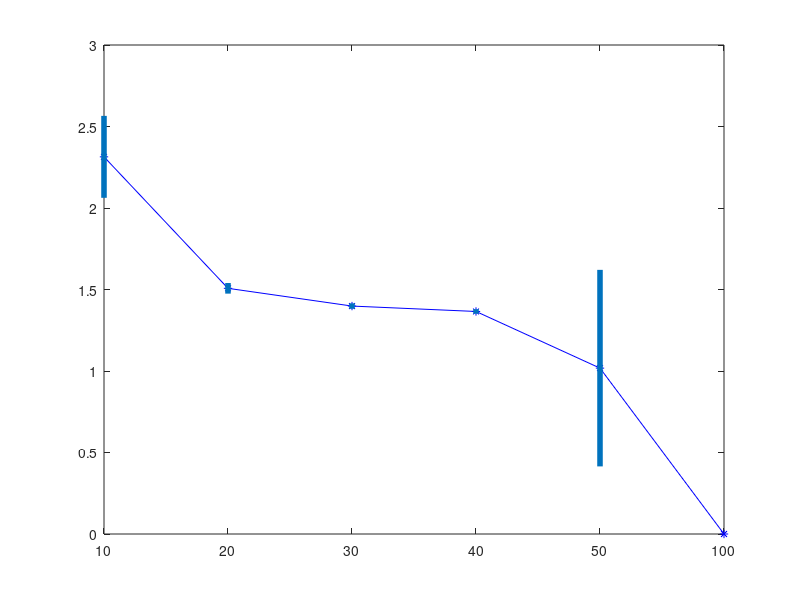
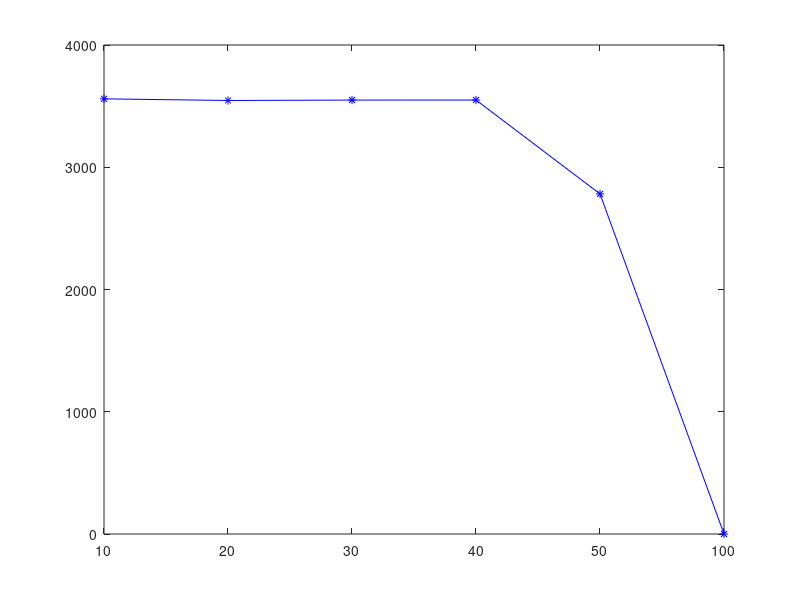

These charts were generated, in order, by the following MATLAB code:
clear all;
close all
load train_test_rmse_expALS_find_nbr_features_lambda01
%load train_test_rmse_kmeans_log_50_100
meanTrainRMSE = reshape(meanTrainRMSE,[6,20]);
mtrain = mean(meanTrainRMSE,2);
strain = std(meanTrainRMSE');
figure

tick_labels = ['10 ';'20 ';'30 ';'40 ';'50 ';'100'];

plot(mtrain,'-*b');

hold on;
% on
Ylow = mtrain - strain';
Yhigh = mtrain + strain';
for i=1:6
    line([i,i],[Ylow(i),Yhigh(i)],'LineWidth',4);
end

set(gca,'XTickLabel',tick_labels,'XTick',1:6)
print -dpdf als_train.pdf
figure
meanTestRMSE = reshape(meanTestRMSE,[6,20]);
mtest = mean(meanTestRMSE,2);
stest = std(meanTestRMSE');
plot(mtest,'-*b');
hold on;
%plot(stest);
Ylow = mtest - stest';
Yhigh = mtest + stest';
for i=1:6
   % line([i,i],[Ylow(i),Yhigh(i)], 'LineWidth',3);
end

set(gca,'XTickLabel',tick_labels, 'XTick',1:6)
print -dpdf als_test.pdf
